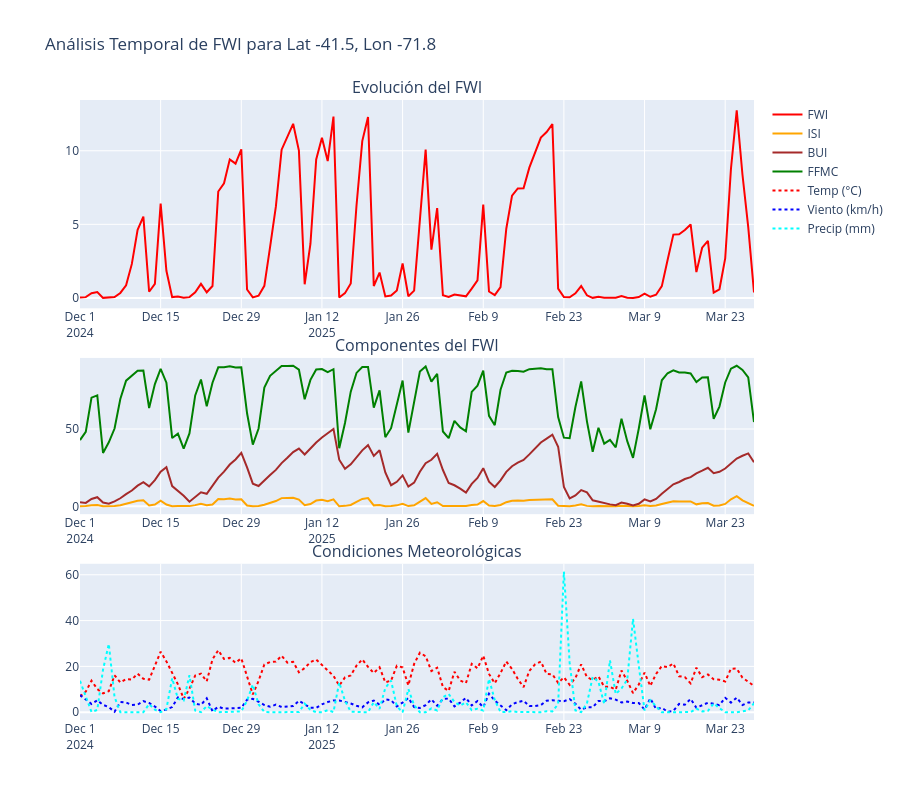

The notebook cell this image was saved under:
### Code cell
# Evolución temporal del FWI y componentes
fig_temp = make_subplots(
    rows = 3, cols = 1,
    subplot_titles = ('Evolución del FWI', 'Componentes del FWI', 'Condiciones Meteorológicas'),
    vertical_spacing = 0.08,
    row_heights = [0.4, 0.3, 0.3]
)

# FWI principal
fig_temp.add_trace(
    go.Scatter(x = df_fwi['acq_datetime'], y = df_fwi['fwi'], 
               name = 'FWI', line = dict(color = 'red', width = 2)),
    row = 1, col = 1
)

# Componentes del FWI
fig_temp.add_trace(
    go.Scatter(x = df_fwi['acq_datetime'], y = df_fwi['isi'], name = 'ISI', line = dict(color = 'orange')),
    row = 2, col = 1
)
fig_temp.add_trace(
    go.Scatter(x = df_fwi['acq_datetime'], y = df_fwi['bui'], name = 'BUI', line = dict(color = 'brown')),
    row = 2, col = 1
)
fig_temp.add_trace(
    go.Scatter(x = df_fwi['acq_datetime'], y = df_fwi['ffmc'], name = 'FFMC', line = dict(color = 'green')),
    row = 2, col = 1
)

# Variables meteorológicas clave
fig_temp.add_trace(
    go.Scatter(x = df_fwi['acq_datetime'], y = df_fwi['t2m'], name = 'Temp (°C)', 
               line = dict(color = 'red', dash = 'dot')),
    row = 3, col = 1
)
fig_temp.add_trace(
    go.Scatter(x = df_fwi['acq_datetime'], y = df_fwi['wind_speed'] * 3.6, name = 'Viento (km/h)', 
               line = dict(color = 'blue', dash = 'dot')),
    row = 3, col = 1
)
fig_temp.add_trace(
    go.Scatter(x = df_fwi['acq_datetime'], y = df_fwi['precipitacion_mm'], name = 'Precip (mm)', 
               line = dict(color = 'cyan', dash = 'dot'), yaxis = 'y2'),
    row = 3, col = 1
)

fig_temp.update_layout(
    height = 800,
    title_text = "Análisis Temporal de FWI para Lat -41.5, Lon -71.8",
    showlegend = True
)

fig_temp.update_yaxes(title_text = "Precipitación (mm)", row = 3, col = 1, secondary_y = True)
fig_temp.show()
